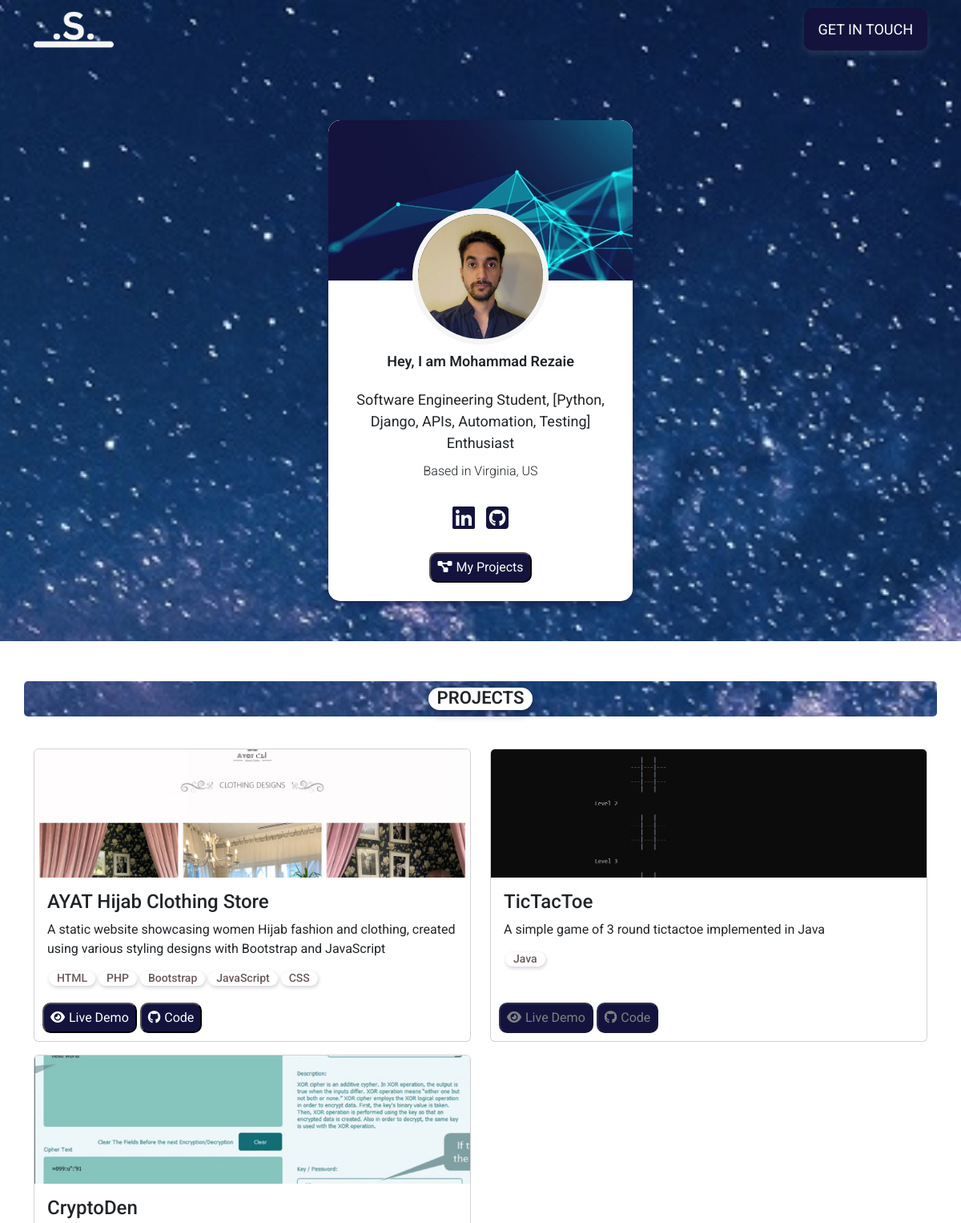
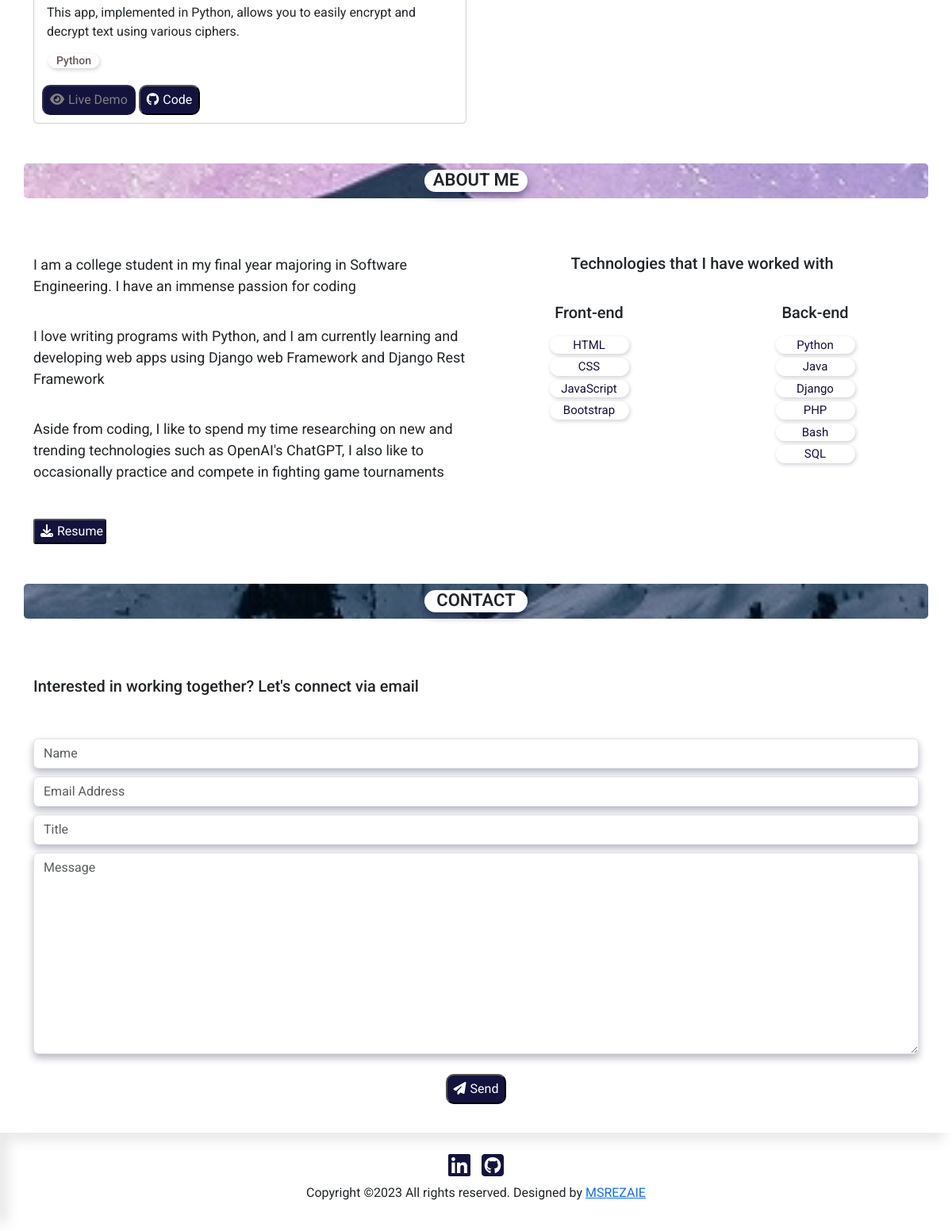
The page / on the database its author committed (2 pictures, top to bottom).
### base/models.py (models this page shows, shortened)
class Page(models.Model):
    landing_page_background = models.ImageField(upload_to='images/', null=True, blank=True)
    logo = models.ImageField(upload_to='images/', null=True, blank=True)
    fourofour = models.ImageField(upload_to='images/', null=True, blank=True)
    link_preview_img = models.ImageField(upload_to='images/', null=True, blank=True)

class Profile(models.Model):
    full_name = models.CharField(max_length=200, null= True, blank=True)
    email = models.EmailField(max_length=200, null= True, blank=True)
    long_bio = models.TextField(null= True, blank=True)
    short_bio = models.CharField(max_length=200, null= True, blank=True)
    line1 = models.CharField(max_length=200, null= True, blank=True)
    line2 = models.CharField(max_length=200, null= True, blank=True)
    line3 = models.CharField(max_length=200, null= True, blank=True)
    location = models.CharField(max_length=200, null= True, blank=True)
    profile_image = models.ImageField(upload_to='images/', null=True, blank=True)
    profile_background = models.ImageField(upload_to='images/', null=True, blank=True)
    social_github = models.CharField(max_length=200, null= True, blank=True)
    social_linkedin = models.CharField(max_length=200, null= True, blank=True)
    resume = models.FileField(upload_to='documents/', null=True, blank=True)
    id = models.UUIDField(default=uuid.uuid4, unique=True,
                          primary_key=True, editable=False)

class Project(models.Model):
    title = models.CharField(max_length=200)
    long_description = models.TextField(null=True, blank=True)
    short_description = models.TextField(max_length=200, null=True, blank=True)
    featured_image = models.ImageField(upload_to='images/',
        null=True, blank=True)
    demo_link = models.CharField(default=None, max_length=2000, null=True, blank=True)
    source_link = models.CharField(default=None, max_length=2000, null=True, blank=True)
    tags = models.ManyToManyField('Tag', blank=True)
    created = models.DateTimeField(auto_now_add=True)
    id = models.UUIDField(default=uuid.uuid4, unique=True,
                          primary_key=True, editable=False)

class Tag(models.Model):
    name = models.CharField(max_length=200)
    created = models.DateTimeField(auto_now_add=True)
    id = models.UUIDField(default=uuid.uuid4, unique=True,
                          primary_key=True, editable=False)
    def __str__(self):
        return self.name

class Skill(models.Model):
    owner = models.ForeignKey(Profile, on_delete=models.CASCADE, null= True, blank=True)
    STACK_CHOICES = [
        ('front-end', 'Front-end'),
        ('back-end', 'Back-end'),
    ]
    stack = models.CharField(choices=STACK_CHOICES, max_length=20, blank=True)
    skill = models.CharField(max_length=200, null= True, blank=True)
    id = models.UUIDField(default=uuid.uuid4, unique=True,
                          primary_key=True, editable=False)

### base/views.py (the view)
# urls.py: path('', views.base, name='base'),
def base(request):
    page = Page.objects.first()
    profile = Profile.objects.first()
    projects = Project.objects.all()
    form = ContactForm(request.POST or None)
    form_message = ""
    if request.method == 'POST' and form.is_valid():
        form.save()
        form_message = "Thank you for contacting, I will get back to you ASAP!"
    context = {
        'profile': profile,
        'projects': projects,
        'page': page,
        'form': form,
        'form_message': form_message,
    }
    return render(request, "base/base.html", context)

### base/forms.py
class ContactForm(ModelForm):
    class Meta:
        model = Contact
        fields = ['name', 'email', 'title', 'message']
        widgets = {
            'message': forms.Textarea(attrs={'class': 'cont-message', 'placeholder': 'Message'}),
            'name': forms.TextInput(attrs={'class': 'cont-name', 'placeholder': 'Name'}),
            'title': forms.TextInput(attrs={'class': 'cont-title', 'placeholder': 'Title'}),
            'email': forms.EmailInput(attrs={'class': 'cont-email', 'placeholder': 'Email Address'}),
        }

### base/templates/base/base.html (shortened to what this page needs)
{% extends 'index.html' %}
{% load widget_tweaks %}
{% load static %}
{% block banner-profile %}
<div class="banner">
    <div class="profile">
        <div class="row">
            <div class="container">
                <div class="profile-card">
                    <div class="img1"><img src="{{profile.profile_background.url}}" alt=""></div>
                    <div class="img2"><img src="{{profile.profile_image.url}}" alt=""></div>
                    <div class="profile-name"><h2>Hey, I am {{profile.full_name}}</h2></div>
                    <div class="profile-title">{{profile.short_bio}}</div>
                    <div class="profile-location">Based in {{profile.location}}</div>
                    <div class="profile-socials">
                        {% if profile.social_linkedin %}
                            <a title="LinkedIn" href="{{profile.social_linkedin}}" target="_blank"><i class="fa-brands fa-linkedin fa-2xl"></i></a>
                        {% endif %}
                        {% if profile.social_github %}
                            <a title="Github" href="{{profile.social_github}}" target="_blank"><i class="fa-brands fa-square-github fa-2xl"></i></a>
                        {% endif %}
                    </div>
                    <div class="profile-proj-btn"><button onclick="scrollToBlock('scroll-to-projects')" type="button" class="u-button"><i style="margin-right: 5px;" class="fa-sharp fa-solid fa-diagram-project"></i>My Projects</button></div>
                </div>
            </div>
        </div>
    </div>
</div>
{% endblock banner-profile %}
{% block projectsCard %}
<div id="scroll-to-projects">
    <div class="title-card">
        <div class="container">
            <div class="title-card-banner">
                <h3>PROJECTS</h3>
            </div>
        </div>
    </div>
    <div class="projects-stack">
        <div class="container">
            <div class="row gy-3">
                {% for project in projects %}
                    <div class="col-lg-6">
                        <div class="projects-card card h-100">
                            <div class="proj-img"><img class="card-img-top" src="{{project.featured_image.url}}" alt="..."></div>
                            <div class="card-body">
                                <h4 class="card-title">{{project.title}}</h4>
                                <p class="card-text">{{project.short_description}}</p>
                                <div class="project-tags">
                                    {% for tag in project.tags.all %}
                                    <div style="margin: 0 2px;" class="tag-pill">
                                        <h6>{{tag}}</h6>
                                    </div>
                                    {% endfor %}
                                </div>
                            </div>
                            <div class="card-btns">
                                {% if project.demo_link %}
                                    <a href="{{project.demo_link}}" target="_blank" class=""><button class="u-button"><i style="margin-right: 5px" class="fa-solid fa-eye"></i>Live Demo</button></a>
                                {% else %}
                                    <a href="{{project.demo_link}}" target="_blank" class=""><button disabled class="u-button"><i style="margin-right: 5px" class="fa-solid fa-eye"></i>Live Demo</button></a>
                                {% endif %}
                                {% if project.source_link %}
                                    <a href="{{project.source_link}}" target="_blank" class=""><button class="u-button"><i style="margin-right: 5px" class="fa-brands fa-github"></i>Code</button></a>
                                {% else %}
                                    <a href="{{project.source_link}}" target="_blank" class=""><button disabled class="u-button"><i style="margin-right: 5px" class="fa-brands fa-github"></i>Code</button></a>
                                {% endif %}
                            </div>
                        </div>
                    </div>
                {% endfor %}
            </div>
        </div>
    </div>
</div>
{% endblock projectsCard %}
{% block about %}
<div class="title-card">
    <div class="container">
        <div class="title-card-banner">
            <h3>ABOUT ME</h3>
        </div>
    </div>
</div>
<div class="container">
    <div class="row">
        <div class="col-md-6">
            <div class="about-me-lines">
                <p>{{profile.line1}}</p>
                <p>{{profile.line2}}</p>
                <p>{{profile.line3}}</p>
            </div>
        </div>
        <div class="col-md-6">
            <div class="row">
                <div class="col-md">
                    <div class="skill-title text-center">
                        <h5>Technologies that I have worked with</h5>
                    </div>
                </div>
            </div>
            <div class="row skill-stack">
                <div class="col-6">
                    <div class="container text-center">
                        <h5>Front-end</h5>
                        <ul>
                        {% for skill in profile.skill_set.all %}
                            {% if skill.stack == 'front-end' %}
                            <div style="margin: auto auto 5px auto" class="skill-pill">
                                <li>{{ skill.skill }}</li>
                            </div>
                            {% endif %}
                        {% endfor %}
                        </ul>
                    </div>
                </div>
                <div class="col-6">
                    <div class="container text-center">
                        <h5>Back-end</h5>
                        <ul>
                            {% for skill in profile.skill_set.all %}
                                {% if skill.stack == 'back-end' %}
                                <div style="margin: auto auto 5px auto" class="skill-pill">
                                    <li>{{ skill.skill }}</li>
                                </div>
                                {% endif %}
                            {% endfor %}
                        </ul>
                    </div>
                </div>
            </div>
        </div>
    </div>
    <div class="row">
        <div class="container">
            <div class="resume-dl">
                {% if profile.resume %}
                    <a href="{{ profile.resume.url }}"><button><i style="padding: 0 5px" class="fa-solid fa-download"></i>Resume</button></a>
                {% else %}
                    <button disabled class=".u-button"><i style="padding: 0 5px" class="fa-solid fa-download"></i>Resume</button></a>
                {% endif %}
            </div>
        </div>
    </div>
</div>
{% endblock about %}
{% block contact %}
<div id="scroll-to-contact">
    <div class="title-card">
        <div class="container">
            <div class="title-card-banner">
                <h3>CONTACT</h3>
            </div>
        </div>
    </div>
    <div class="container">
        <div class="contact-text"><p>Interested in working together? Let's connect via email</p></div>
        <form id="contact-form" class='cont-form' action="{% url 'base_app:base' %}" method="POST">
            {% for field in form %}
                <div class="form-group">
                    <div class="contact-field">{{ field|add_class:"form-control" }}</div>
                </div>
            {% endfor %}
        </form>
        <div class="form-btn"><button class="u-button" type="submit" form="contact-form" value="Submit"><i style="margin-right: 5px;" class="fa-solid fa-paper-plane"></i>Send</button></div>
    </div>
</div>
{% endblock contact %}

### templates/navbar.html (shortened to what this page needs)
{% load static %}
<nav class="navbar navbar-expand-md fixed-top">
    <div class="container-fluid">
        <div class="logo"><a class="navbar-brand" href="#"><img src="{{page.logo.url}}"></a></div>
        <ul class="menu-list navbar-nav">
            <li class="nav-item">
                <a class="nav-link" onclick="scrollToBlock('scroll-to-contact')">GET IN TOUCH</a>
            </li>
        </ul>
    </div>
</nav>

### staticfiles/styles/style.css (style rules this page uses)
* { margin: 0; padding: 0; box-sizing: border-box; font-family: 'Roboto', sans-serif; }
html { scroll-behavior: smooth; }
.u-button { color: white; padding: 5px 8px; border-radius: 10px; background-color: #14133d; outline: none !important; border-color: none !important; box-shadow: none !important; }
.u-button:disabled { text-decoration: none; color: gray; }
.banner { width: 100%; height: 100vh; background-size: cover; background-image: url('/static/uploads/images/bg.jpg'); background-position: center; background-attachment: fixed !important; overflow: hidden; }
.title-card .container { padding: 8px 0px; background-size: cover; background-image: url('/static/uploads/images/bg.jpg'); background-position: center; background-attachment: fixed; border-radius: 5px; }
.title-card { padding-top: 50px; padding-left: auto; padding-right: auto; padding-bottom: 40px; }
.title-card-banner { margin-left: auto; margin-right: auto; text-align: center; background-color: white; width: 100%; height: 28px; max-width: 130px; border-radius: 15px; box-shadow: 0px 5px 10px 0px rgba(20, 19, 61, 0.5); }
.title-card-banner h3 { font-size: 22px; font-weight: 600; }
.project-tags { display: inline-flex; }
.tag-pill h6 { text-align: center; padding: 0px 5px; font-size: 14px; color: rgb(105, 89, 89); }
.tag-pill { background-color: white; border-radius: 15px; padding: 0 5px; height: 18px; text-align: center; box-shadow: 1px 2px 5px 0px rgba(20, 19, 61, 0.2); }
.card-btns { padding: 5px 10px; margin-bottom: 5px; }
.logo img { width: 100%; height: 100%; max-width: 100px; object-fit: cover; }
.navbar { padding: 10px 30px; transition: all 0.4s ease; }
.nav-item { cursor: pointer; }
.menu-list .nav-item { border-radius: 10px; padding: 5px 10px; background-color: #14133d; box-shadow: 0px 5px 10px 0px rgba(255, 255, 255, 0.1); }
.nav-item .nav-link { color: white; }
.menu-list li { padding: 0px 10px; }
.menu-list li a { color: black; font-size: 18px; font-weight: 400; }
.navbar .logo a { color: white; font-size: 28px; font-weight: 500; }
.profile { margin-top: 150px; }
.profile-card { background-color: white; width: 380px; height: 600px; margin-left: auto; margin-right: auto; overflow: hidden; border-radius: 15px; box-shadow: 0px 5px 10px 0px rgba(20, 19, 61, 0.5); align-items: center; }
.img1 img { width: 100%; height: 200px; border-top-left-radius: 15px; border-top-right-radius: 15px; object-fit: cover; }
.img2 img { position: relative; display: block; margin-left: auto; margin-right: auto; z-index: 1; width: 170px; height: 170px; border-radius: 50%; border: 7px solid whitesmoke; margin-top: -90px; object-fit: cover; }
.profile-name { padding: 10px 0; text-align: center; }
.profile-name h2 { font-weight: 600; font-size: 18px; }
.profile-title { font-size: 18px; font-weight: 400; padding: 5px 10px; text-align: center; }
.profile-location { font-size: 16px; font-weight: 300; padding: 5px 10px; text-align: center; }
.profile-socials { text-align: center; padding: 30px 0; }
.profile-socials a { color: #14133d; padding: 0 5px; }
.profile-proj-btn { text-align: center; }
.projects-card { transition: all 0.1s ease; }
.proj-img img { width: 100%; height: 160px; border-top-left-radius: 5px; border-top-right-radius: 5px; object-fit: cover; }
.about-me-lines { font-size: 18px; padding: 20px 0; }
.about-me-lines p { padding: 10px 0; }
.skill-stack ul { list-style: none; padding: 10px; }
.skill-title { padding: 30px 0; }
.skill-pill { background-color: white; border-radius: 15px; width: 100%; max-width: 100px; box-shadow: 1px 2px 5px 0px rgba(20, 19, 61, 0.2); }
.skill-pill li { font-size: 15px; color: #14133d; }
.resume-dl button { padding: 2px; color: white; border-radius: 3px; cursor: pointer; background-color: #14133d; transition: all 0.1s; }
.contact-text { padding: 30px 0; }
.contact-text p { font-size: 20px; font-weight: 500; }
.contact-field { padding: 5px 0; }
.form-control { border-color: none; box-shadow: 0px 5px 10px 0px rgba(20, 19, 61, 0.3); }
.form-btn { text-align: center; padding: 20px 0; }

### rows shown on the page
Page: logo (picture)
Profile: profile_background (picture), profile_image (picture), full_name "Mohammad Rezaie", short_bio "Software Engineering Student, [Python, Django, APIs, Automation, Testing] Enthusiast", location "Virginia, US", line1 "I am a college student in my final year majoring in Software Engineering. I have an immense passion for coding", line2 "I love writing programs with Python, and I am currently learning and developing web apps using Django web Framework and Django Rest Framework", line3 "Aside from coding, I like to spend my time researching on new and trending technologies such as OpenAI's ChatGPT, I also like to occasionally practice and compete in fighting game tournaments"
Project: featured_image (picture), title "AYAT Hijab Clothing Store", short_description "A static website showcasing women Hijab fashion and clothing, created using various styling designs with Bootstrap and JavaScript"
Tag: name "HTML"
Tag: name "PHP"
Tag: name "Bootstrap"
Tag: name "JavaScript"
Tag: name "CSS"
Project: featured_image (picture), title "TicTacToe", short_description "A simple game of 3 round tictactoe implemented in Java"
Tag: name "Java"
Project: featured_image (picture), title "CryptoDen", short_description "This app, implemented in Python, allows you to easily encrypt and decrypt text using various ciphers."
Tag: name "Python"
Skill: skill "HTML"
Skill: skill "CSS"
Skill: skill "JavaScript"
Skill: skill "Bootstrap"
Skill: skill "Python"
Skill: skill "Java"
Skill: skill "Django"
Skill: skill "PHP"
Skill: skill "Bash"
Skill: skill "SQL"
